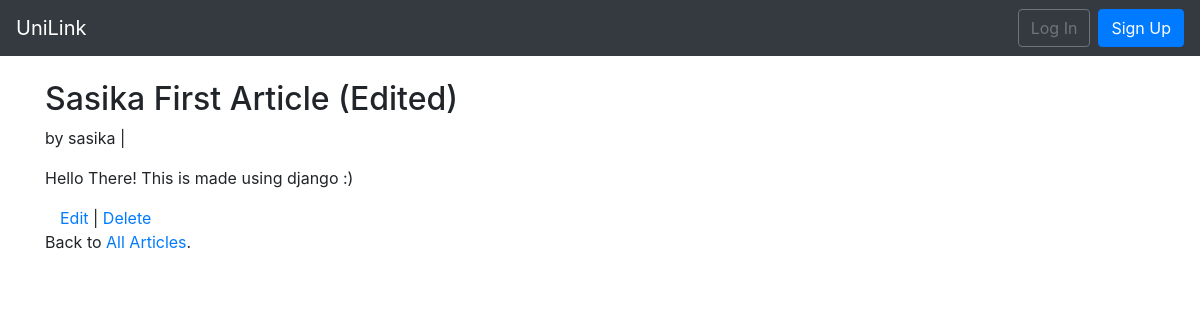
/articles/1/, run on the app's committed database.
### articles/models.py (models this page shows, shortened)
class Article(models.Model):
    title = models.CharField(max_length=255)
    body = models.TextField()
    image = models.ImageField(upload_to='images/%Y/%m/%d', blank=True)
    author = models.ForeignKey(
        get_user_model(),
        on_delete=models.CASCADE
        )
    created_date = models.DateTimeField(auto_now_add=True)
    published_date = models.DateTimeField(blank=True, null=True)

### users/models.py (models this page shows)
class CustomUser(AbstractUser):
    age = models.PositiveIntegerField(null=True, blank=True)

### articles/views.py (the view)
class ArticleDetailView(DetailView, LoginRequiredMixin):
    model = Article
    template_name = 'article_detail.html'
    fields = ('title', 'body', 'image')
    login_url = 'login'

### templates/article_detail.html (shortened to what this page needs)
{% extends 'base.html' %}
{% block content %}
<div class="article-entry">
    <h2>{{ object.title }}</h2>
    <p>by {{ object.author }} | {{ object.date }}</p>
    <p>{{ object.body }}</p>
</div>
<div class="container">
    <a href="{% url 'article_edit' object.id %}">Edit</a> | <a href="{% url 'article_delete' object.id %}">Delete</a>
</div>
<p>Back to <a href="{% url 'article_list' %}">All Articles</a>.</p>
{% endblock content %}

### data on the page
Article: title "Sasika First Article (Edited)", author "sasika", body "Hello There! This is made using django :)"
